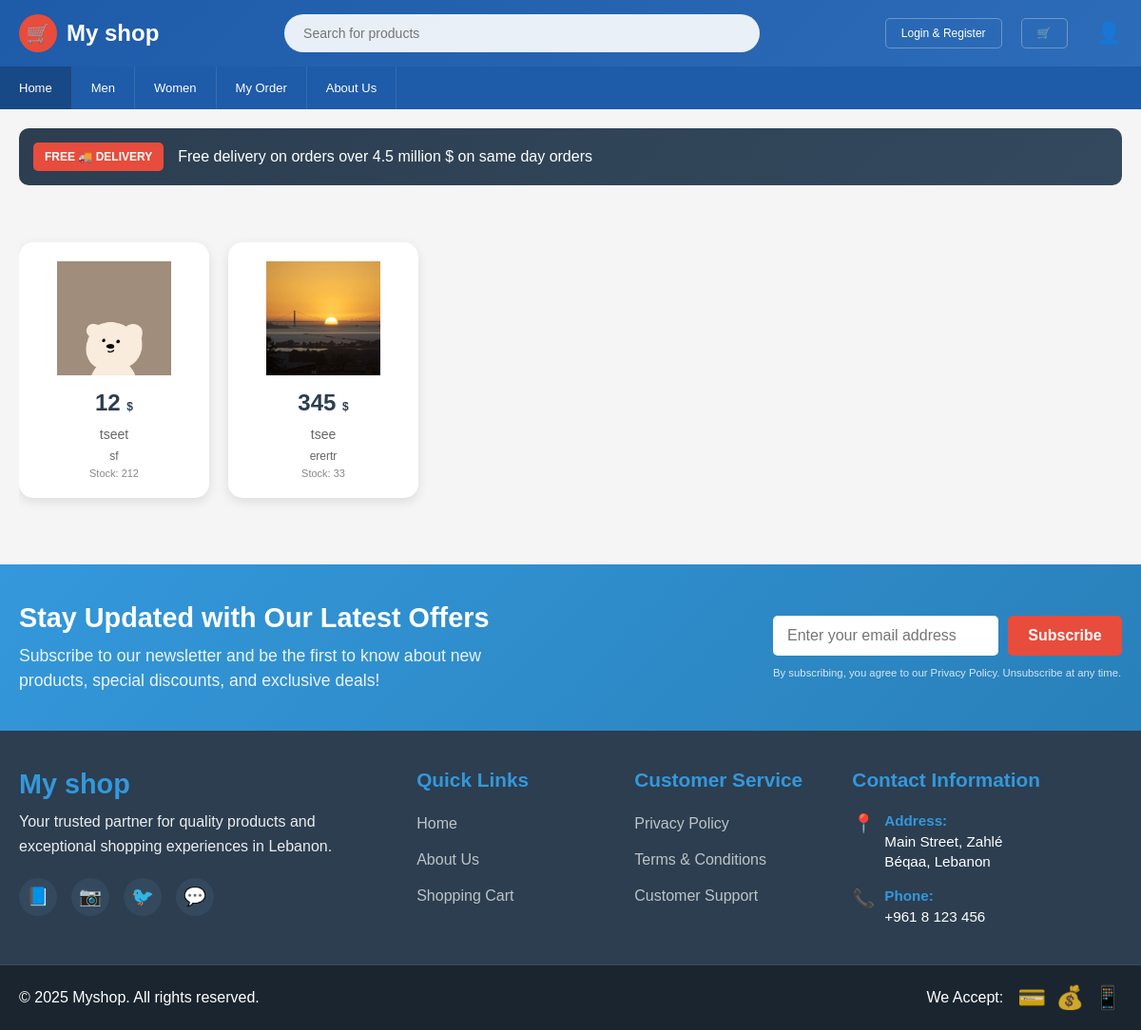
The page / on the database its author committed.
### tables this page shows
CREATE TABLE IF NOT EXISTS `categories` (
  `category_id` int NOT NULL AUTO_INCREMENT,
  `name` varchar(50) NOT NULL,
  `image` text NOT NULL,
  `description` text,
  `created_at` timestamp NULL DEFAULT CURRENT_TIMESTAMP,
  PRIMARY KEY (`category_id`)
);

CREATE TABLE IF NOT EXISTS `products` (
  `product_id` int NOT NULL AUTO_INCREMENT,
  `name` varchar(100) NOT NULL,
  `description` text,
  `price` decimal(10,2) NOT NULL,
  `stock_quantity` int NOT NULL DEFAULT '0',
  `category_id` int DEFAULT NULL,
  `created_at` timestamp NULL DEFAULT CURRENT_TIMESTAMP,
  `images` text,
  `sizes` text NOT NULL,
  PRIMARY KEY (`product_id`),
  KEY `category_id` (`category_id`)
);

### index.php (the view, shortened to what this page needs)
<!DOCTYPE html>
<html lang="en">
<head>
    <link rel="stylesheet" href="css/index.css">
</head>
<body>
    <?php
    include 'header.php';
    include 'config.php';
    try {
        $stmt = $pdo->prepare("SELECT product_id, name, description, price, stock_quantity, category_id, images FROM products WHERE stock_quantity > 0 ORDER BY created_at DESC");
        $stmt->execute();
        $products = $stmt->fetchAll(PDO::FETCH_ASSOC);
    } catch(PDOException $e) {
        echo "Error: " . $e->getMessage();
        $products = [];
    }
    ?>
    <div class="free-delivery">
        <div class="free-delivery-badge">FREE 🚚 DELIVERY</div>
        <div>Free delivery on orders over 4.5 million $ on same day orders</div>
    </div>
  <div class="new-arrivals">
    <div class="products-grid" style="position: relative;">
        <?php foreach($products as $product): ?>
            <div class="product-card" data-product-id="<?php echo $product['product_id']; ?>">
                <div class="product-image" onclick="openProductDetails(<?php echo $product['product_id']; ?>)" style="cursor: pointer;">
                    <?php if(!empty($product['images'])): ?>
                        <?php
                        $images = json_decode($product['images'], true);
                        if (json_last_error() === JSON_ERROR_NONE && is_array($images)) {
                            $firstImage = $images[0];
                        } else {
                            $firstImage = $product['images'];
                        }
                        $imagePath = str_replace('../uploads/', 'uploads/', $firstImage);
                        ?>
                        <img src="<?php echo htmlspecialchars($imagePath); ?>"
                             alt="<?php echo htmlspecialchars($product['name']); ?>"
                             style="width: 100%; height: 100%; object-fit: cover;"
                             onerror="this.style.display='none'; this.nextElementSibling.style.display='flex';">
                    <?php else: ?>
                        <div style="background: #f0f0f0; height: 100%; display: flex; align-items: center; justify-content: center; color: #666;">
                            <?php echo htmlspecialchars($product['name']); ?>
                        </div>
                    <?php endif; ?>
                </div>
                <div class="product-price" onclick="openProductDetails(<?php echo $product['product_id']; ?>)" style="cursor: pointer;">
                    <?php echo number_format($product['price'], 0, '.', ','); ?> <span style="font-size: 12px;">$</span>
                </div>
                <div class="product-name" onclick="openProductDetails(<?php echo $product['product_id']; ?>)" style="cursor: pointer;">
                    <?php echo htmlspecialchars($product['name']); ?>
                </div>
                <?php if(!empty($product['description'])): ?>
                    <div class="product-description" onclick="openProductDetails(<?php echo $product['product_id']; ?>)"
                         style="font-size: 12px; color: #666; margin-top: 5px; cursor: pointer;">
                        <?php echo htmlspecialchars(substr($product['description'], 0, 50)) . (strlen($product['description']) > 50 ? '...' : ''); ?>
                    </div>
                <?php endif; ?>
                <div class="stock-info" style="font-size: 11px; color: #888; margin-top: 5px;">
                    Stock: <?php echo $product['stock_quantity']; ?>
                </div>
            </div>
        <?php endforeach; ?>
    </div>
</div>
 <?php include 'footer.php'; ?>
</body>
</html>

### header.php (shortened to what this page needs)
  <header class="header">
        <div class="header-content">
            <div class="logo">
                <div class="logo-icon">🛒</div>
                <span>My shop</span>
            </div>
           <div class="search-bar">
    <form action="searchresult.php" method="GET">
        <input type="text" name="query" placeholder="Search for products" required>
    </form>
</div>
            <div class="header-right">
           <?php if (isset($_SESSION['user_id'])): ?>
    <a href="logout.php" class="login-btn">Logout</a>
<?php else: ?>
    <a href="login.php" class="login-btn">Login & Register</a>
<?php endif; ?>
               <?php if (isset($_SESSION['user_id'])): ?>
    <div class="cart-btn" onclick="window.location.href='cart.php'">🛒</div>
<?php else: ?>
    <div class="cart-btn" onclick="window.location.href='login.php'">🛒</div>
<?php endif; ?>
<?php if (isset($_SESSION['user_id'])): ?>
    <div class="profile-btn" onclick="window.location.href='profile.php'">👤</div>
<?php else: ?>
    <div class="profile-btn" onclick="window.location.href='login.php'">👤</div>
<?php endif; ?>
            </div>
        </div>
    </header>
    <?php
     include 'config.php';
$category_stmt = $pdo->query("SELECT category_id, name FROM categories ORDER BY name ASC");
$categories = $category_stmt->fetchAll(PDO::FETCH_ASSOC);
?>
  <nav class="navigation">
    <div class="nav-content">
        <a href="index.php" class="nav-item categories">Home</a>
        <?php foreach ($categories as $cat): ?>
            <a href="category.php?id=<?php echo $cat['category_id']; ?>" class="nav-item">
                <?php echo htmlspecialchars($cat['name']); ?>
            </a>
        <?php endforeach; ?>
         <a href="orders.php" class="nav-item ">My Order</a>
        <a href="about.php" class="nav-item ">About Us</a>
    </div>
</nav>

### css/index.css (style rules this page uses)
* { margin: 0; padding: 0; box-sizing: border-box; }
body { font-family: Arial, sans-serif; background-color: #f5f5f5; }
.header { background: linear-gradient(135deg, #1e5ba8, #2d6cb8); color: white; padding: 15px 0; }
.header-content { max-width: 1200px; margin: 0 auto; display: flex; align-items: center; justify-content: space-between; padding: 0 20px; }
.logo { display: flex; align-items: center; gap: 10px; font-size: 24px; font-weight: bold; }
.logo-icon { width: 40px; height: 40px; background: #e74c3c; border-radius: 50%; display: flex; align-items: center; justify-content: center; color: white; font-size: 20px; }
.search-bar { flex: 1; max-width: 500px; margin: 0 30px; position: relative; }
.search-bar input { width: 100%; padding: 12px 20px; border: none; border-radius: 25px; font-size: 14px; background: rgba(255,255,255,0.9); }
.header-right { display: flex; align-items: center; gap: 20px; }
.login-btn, .cart-btn { padding: 8px 16px; border: 1px solid rgba(255,255,255,0.3); border-radius: 5px; color: white; text-decoration: none; font-size: 12px; }
.navigation { background: #1e5ba8; padding: 0; }
.nav-content { max-width: 1200px; margin: 0 auto; display: flex; align-items: center; }
.nav-item { padding: 15px 20px; color: white; text-decoration: none; font-size: 13px; border-right: 1px solid rgba(255,255,255,0.1); transition: background 0.3s; }
.nav-item.categories { background: rgba(0,0,0,0.2); }
.free-delivery { background: linear-gradient(135deg, #2c3e50, #34495e); color: white; padding: 15px; margin: 20px; border-radius: 10px; display: flex; align-items: center; gap: 15px; }
.free-delivery-badge { background: #e74c3c; padding: 8px 12px; border-radius: 5px; font-weight: bold; font-size: 12px; }
.new-arrivals { margin: 40px 20px; }
.products-grid { display: flex; gap: 20px; overflow-x: auto; padding: 20px 0; }
.product-card { background: white; border-radius: 15px; padding: 20px; text-align: center; min-width: 200px; box-shadow: 0 4px 12px rgba(0,0,0,0.1); position: relative; transition: transform 0.3s; }
.product-image { width: 120px; height: 120px; background: #ecf0f1; border-radius: 10px; margin: 0 auto 15px; display: flex; align-items: center; justify-content: center; font-size: 12px; color: #7f8c8d; }
.product-price { font-size: 24px; font-weight: bold; color: #2c3e50; margin-bottom: 10px; }
.product-name { color: #666; font-size: 14px; line-height: 1.4; }

### header.php (style rules this page uses)
.profile-btn { cursor: pointer; font-size: 22px; margin-left: 10px; display: inline-block; }

### rows shown on the page
categories: name "Men"
categories: name "Women"
products: images (picture), price "12", name "tseet", description "sf", stock_quantity "212"
products: images (picture), price "345", name "tsee", description "erertr", stock_quantity "33"
